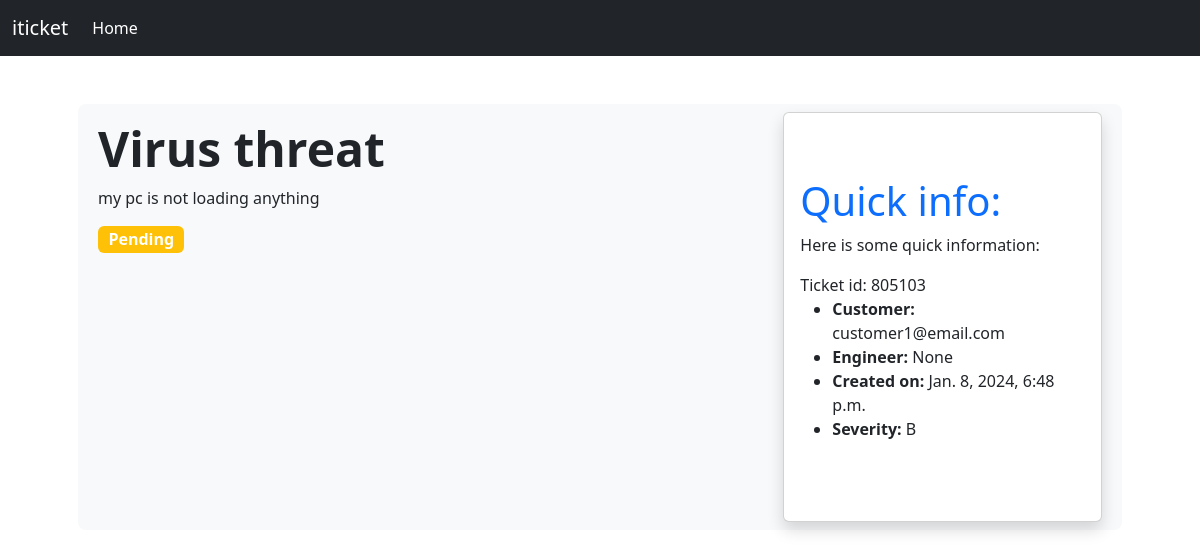
The page /ticket/ticket-details/805103/ on the database as committed earlier.
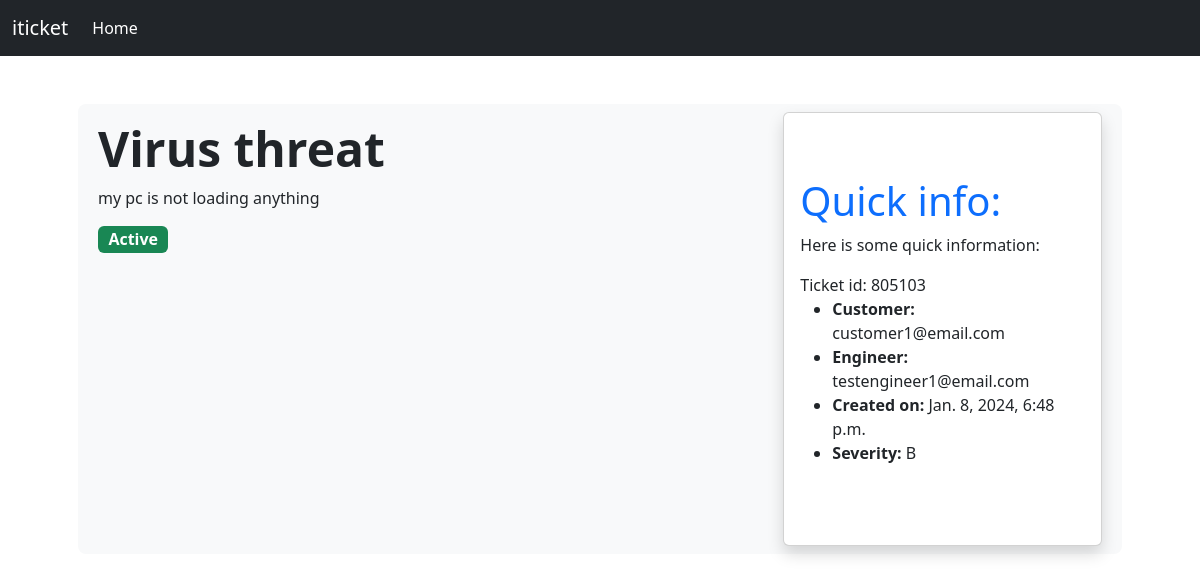
The same page on the database as committed later.
### ticket/models.py (models this page shows)
class Ticket(models.Model):
    customer = models.ForeignKey(User, on_delete=models.CASCADE)
    engineer = models.ForeignKey(User, on_delete=models.DO_NOTHING, related_name='engineer', null=True, blank=True)
    ticket_id = models.CharField(max_length=15, unique=True)
    ticket_title = models.CharField(max_length=50)
    ticket_description = models.TextField()
    status = models.CharField(max_length=20, choices=CHOICES, default='Pending')
    created_on = models.DateTimeField(auto_now_add=True)
    last_modified = models.DateTimeField(auto_now=True)
    is_resolved = models.BooleanField(default=False)
    severity = models.CharField(max_length=5, choices=(('A', 'A'), ('B', 'B')), default='B')
    is_assigned_to_engineer = models.BooleanField(default=False)
    resolution_steps = models.TextField(blank=True, null=True)

### accounts/models.py (models this page shows)
class User(AbstractUser):
    is_customer = models.BooleanField(default=False)
    is_engineer = models.BooleanField(default=False)
    email = models.EmailField(unique=True)

### ticket/views.py (the view)
# urls.py: path('ticket-details/<str:ticket_id>/', views.ticket_details, name='ticket-details'),
def ticket_details(request, ticket_id):
    ticket = Ticket.objects.get(ticket_id=ticket_id)
    context = {'ticket':ticket}
    return render(request, 'ticket/ticket_details.html', context)

### templates/ticket/ticket_details.html (shortened to what this page needs)
{% extends 'base.html' %}
{% block content %}
<div class="container pb-4">
    <div class="row p-2 m-4 bg-light rounded-3">
        <div class="col-md-8">
            <div class="py-2">
                <h1 class="display-5 fw-bold">{{ticket.ticket_title}}</h1>
                <p class="fs-6">
                    {{ticket.ticket_description}}
                </p>
                {% if ticket.status == 'Pending' %}
                <span class="badge bg-warning fs-6">Pending</span>
                {% elif ticket.status == 'Active' %}
                <span class="badge bg-success fs-6">Active</span>
                {% elif ticket.status == 'Resolved' %}
                <span class="badge bg-danger fs-6">Resolved</span>
                {% endif %}
            </div>
        </div>
        <div class="col-md-4">
            <div class="card shadow">
                <div class="card-body">
                    <div class="py-5">
                        <h2 class="display-6 text-primary">Quick info:</h2>
                        <p class="fs-6">
                            Here is some quick information:
                        </p>
                        Ticket id: <span class="fs-6">{{ticket.ticket_id}}</span>
                        <ul class="fs-6">
                            <li><b>Customer:</b> {{ticket.customer}}</li>
                            <li><b>Engineer:</b> {{ticket.engineer}}</li>
                            <li><b>Created on:</b> {{ticket.created_on}}</li>
                            <li><b>Severity:</b> {{ticket.severity}}</li>
                        </ul>
                    </div>
                </div>
            </div>
        </div>
    </div>
{% endblock content %}

Rows that differ between the two databases and show on the page:
changed Ticket "Virus threat": status "Pending" → "Active" (drawn); engineer "None" → "testengineer1@email.com"
Other text that changed with them:
text no longer shown: "Pending"
text now shown: "Active"
